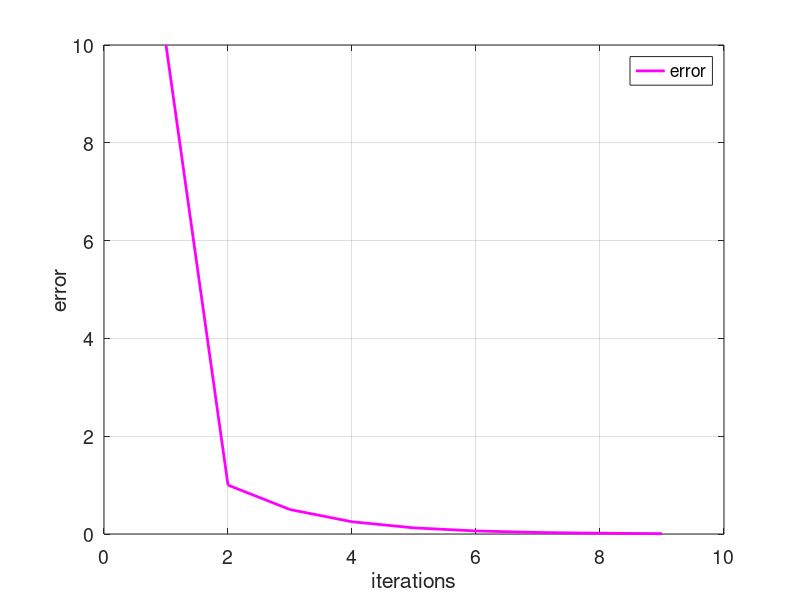

The MATLAB script that drew this image:
xi = 0;
xu = 2;
i = 1;
e(i) = 10;

while(e(i)>0.01)

    xr = (xi + xu)/2;

    g_xl = (xi-2^-xi);
    g_xr = (xr-2^-xr);
    g_xu = (xu-2^-xu);

    if(g_xl*g_xr<0)
        xu = xr;
        e(i + 1) = abs(xr - xi);
    end

    if(g_xu*g_xr<0)
        xi = xr;
        e(i + 1) = abs(xr - xu);
    end
    i = i + 1;
    if(g_xu*g_xr==0);
        xr = xr;
    end
end

tamanyo = size(e);
ite = 1:1:tamanyo(2);

figure('DefaultAxesFontSize',14)
set(gcf,'color','white')
plot(ite,e,'color',[1,0,1],'linewidth',2)
grid on
xlabel('iterations')
ylabel('error')
legend('error')
